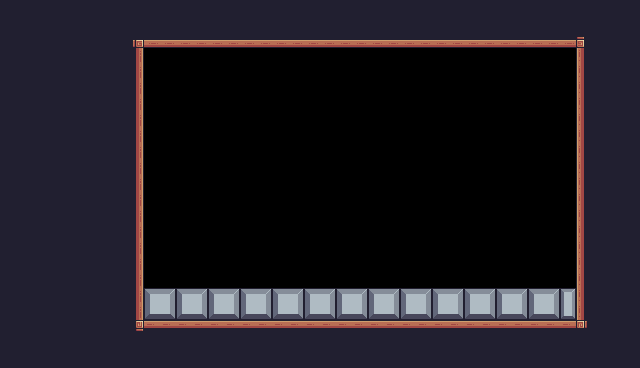

This game map was drawn from its Tiled (.tmx) file and the tilesets committed beside it. A one-line description and the full map source follow:
An orthogonal 40x23 tile map with 16x16 px tiles, 1 tile layer (Background) and 14 objects (6x Fruit, Dumpster, Player, Text).

<map version="1.10" tiledversion="1.10.2" orientation="orthogonal" renderorder="right-down" width="40" height="23" tilewidth="16" tileheight="16" infinite="0" nextlayerid="5" nextobjectid="58">
 <tileset firstgid="1" source="Pixel Adventure.tsx" />
 <layer id="1" name="Background" width="40" height="23">
  <properties>
   <property name="BackgroundColor" value="Blue" />
  </properties>
  <data encoding="csv">
24,24,24,24,24,24,24,24,24,24,24,24,24,24,24,24,24,24,24,24,24,24,24,24,24,24,24,24,24,24,24,24,24,24,24,24,24,24,24,24,
24,24,24,24,24,24,24,24,24,24,24,24,24,24,24,24,24,24,24,24,24,24,24,24,24,24,24,24,24,24,24,24,24,24,24,24,24,24,24,24,
24,24,24,24,24,24,24,24,92,134,134,134,134,134,134,134,134,134,134,134,134,134,134,134,134,134,134,134,134,134,134,134,134,134,134,134,93,24,24,24,
24,24,24,24,24,24,24,24,113,0,0,0,0,0,0,0,0,0,0,0,0,0,0,0,0,0,0,0,0,0,0,0,0,0,0,0,111,24,24,24,
24,24,24,24,24,24,24,24,113,0,0,0,0,0,0,0,0,0,0,0,0,0,0,0,0,0,0,0,0,0,0,0,0,0,0,0,111,24,24,24,
24,24,24,24,24,24,24,24,113,0,0,0,0,0,0,0,0,0,0,0,0,0,0,0,0,0,0,0,0,0,0,0,0,0,0,0,111,24,24,24,
24,24,24,24,24,24,24,24,113,0,0,0,0,0,0,0,0,0,0,0,0,0,0,0,0,0,0,0,0,0,0,0,0,0,0,0,111,24,24,24,
24,24,24,24,24,24,24,24,113,0,0,0,0,0,0,0,0,0,0,0,0,0,0,0,0,0,0,0,0,0,0,0,0,0,0,0,111,24,24,24,
24,24,24,24,24,24,24,24,113,0,0,0,0,0,0,0,0,0,0,0,0,0,0,0,0,0,0,0,0,0,0,0,0,0,0,0,111,24,24,24,
24,24,24,24,24,24,24,24,113,0,0,0,0,0,0,0,0,0,0,0,0,0,0,0,0,0,0,0,0,0,0,0,0,0,0,0,111,24,24,24,
24,24,24,24,24,24,24,24,113,0,0,0,0,0,0,0,0,0,0,0,0,0,0,0,0,0,0,0,0,0,0,0,0,0,0,0,111,24,24,24,
24,24,24,24,24,24,24,24,113,0,0,0,0,0,0,0,0,0,0,0,0,0,0,0,0,0,0,0,0,0,0,0,0,0,0,0,111,24,24,24,
24,24,24,24,24,24,24,24,113,0,0,0,0,0,0,0,0,0,0,0,0,0,0,0,0,0,0,0,0,0,0,0,0,0,0,0,111,24,24,24,
24,24,24,24,24,24,24,24,113,0,0,0,0,0,0,0,0,0,0,0,0,0,0,0,0,0,0,0,0,0,0,0,0,0,0,0,111,24,24,24,
24,24,24,24,24,24,24,24,113,0,0,0,0,0,0,0,0,0,0,0,0,0,0,0,0,0,0,0,0,0,0,0,0,0,0,0,111,24,24,24,
24,24,24,24,24,24,24,24,113,0,0,0,0,0,0,0,0,0,0,0,0,0,0,0,0,0,0,0,0,0,0,0,0,0,0,0,111,24,24,24,
24,24,24,24,24,24,24,24,113,0,0,0,0,0,0,0,0,0,0,0,0,0,0,0,0,0,0,0,0,0,0,0,0,0,0,0,111,24,24,24,
24,24,24,24,24,24,24,24,113,0,0,0,0,0,0,0,0,0,0,0,0,0,0,0,0,0,0,0,0,0,0,0,0,0,0,0,111,24,24,24,
24,24,24,24,24,24,24,24,113,124,125,124,125,124,125,124,125,124,125,124,125,124,125,124,125,124,125,124,125,124,125,124,125,124,125,104,111,24,24,24,
24,24,24,24,24,24,24,24,113,146,147,146,147,146,147,146,147,146,147,146,147,146,147,146,147,146,147,146,147,146,147,146,147,146,147,148,111,24,24,24,
24,24,24,24,24,24,24,24,114,90,90,90,90,90,90,90,90,90,90,90,90,90,90,90,90,90,90,90,90,90,90,90,90,90,90,90,115,24,24,24,
24,24,24,24,24,24,24,24,24,24,24,24,24,24,24,24,24,24,24,24,24,24,24,24,24,24,24,24,24,24,24,24,24,24,24,24,24,24,24,24,
24,24,24,24,24,24,24,24,24,24,24,24,24,24,24,24,24,24,24,24,24,24,24,24,24,24,24,24,24,24,24,24,24,24,24,24,24,24,24,24
</data>
 </layer>
 <objectgroup id="3" name="Collisions">
  <object id="11" x="112" y="16" width="32" height="336" />
  <object id="12" x="128" y="320.667" width="464" height="31.333" />
  <object id="14" x="576" y="16" width="32" height="336" />
  <object id="15" x="134" y="16" width="454" height="31" />
  <object id="56" x="144" y="288" width="432" height="32">
   <properties>
    <property name="BackgroundColor" value="Grey" />
   </properties>
  </object>
 </objectgroup>
 <objectgroup id="2" name="Spawnpoints">
  <object id="46" name="TrashBag" type="Fruit" x="240" y="256" width="32" height="32" />
  <object id="47" name="SodaCup" type="Fruit" x="192" y="256" width="32" height="32" />
  <object id="49" name="SodaCup" type="Fruit" x="288" y="256" width="32" height="32" />
  <object id="50" name="SodaCup" type="Fruit" x="384" y="256" width="32" height="32" />
  <object id="51" name="SodaCup" type="Fruit" x="432" y="256" width="32" height="32" />
  <object id="52" name="SodaCup" type="Fruit" x="480" y="256" width="32" height="32" />
  <object id="53" name="Dumpster" type="Dumpster" x="336" y="256" width="32" height="32" />
  <object id="54" name="Player" type="Player" x="528" y="256" width="31.6667" height="31.3333" />
  <object id="57" type="Text" x="160" y="144" width="416" height="17">
   <properties>
    <property name="texts" value="You only have two hands so you can only carry 2 trash at once" />
   </properties>
   <text wrap="1" />
  </object>
 </objectgroup>
</map>
